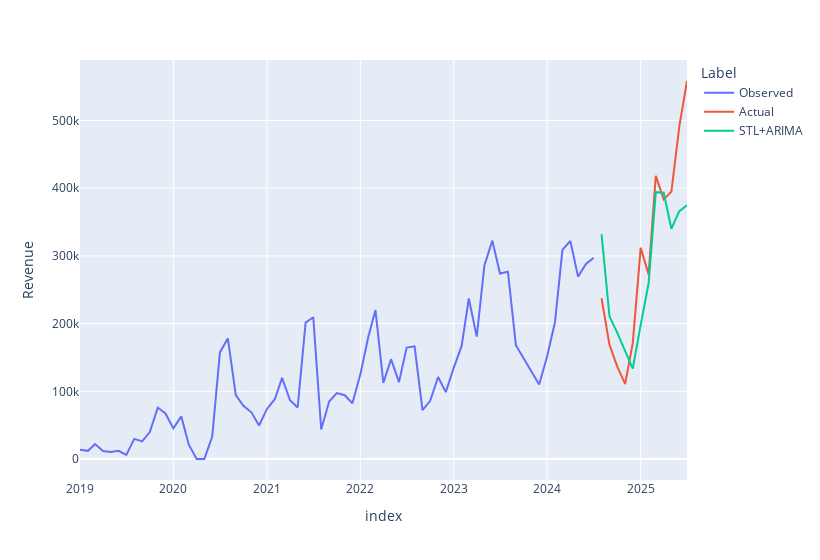

Here is the notebook cell this chart was saved with:
### Code cell
px.line(pd.concat((train,test, stl_arima_forecast)), y="Revenue", color="Label", width=820)
